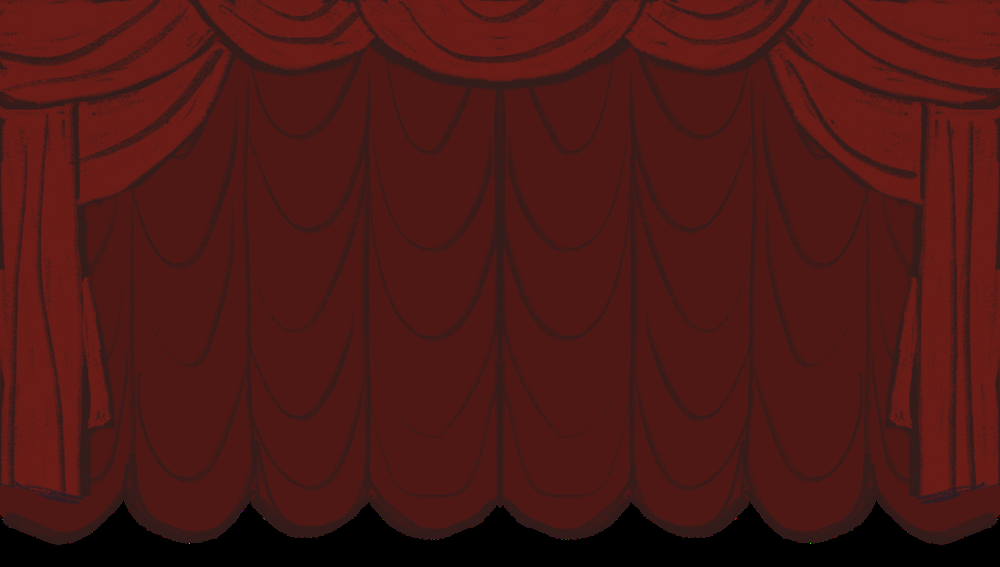
#> input picture sources/environ/curtains.png, 1000 x 567 px, shrunk from 2100 x 1190 before the run
$ python -i image_preparation.py   (imports and definitions only)   (older library calls are emulated)
#> lines starting #> are read from the running program, lines starting #| are printed output that depends on the picture; after the words box and inside, x2 and y2 are one past the last pixel; in counts of white or black regions, pixels touching at a corner belong together
import cv2
import os
import numpy as np
from PIL import Image
from scipy.ndimage import gaussian_filter
from math import ceil
from numpy.typing import NDArray


def sobelOperator(img_array: NDArray[np.float64]) -> NDArray[np.uint8]:
    """
    Castom realization of Sobel operator.

    Args:
        img_array: Input array of float64 pixel values (grayscale).

    Returns:
        grad: Gradient matrix.
    """

    # sobel kernels
    sobel_x = np.array([[-1, 0, 1], [-2, 0, 2], [-1, 0, 1]])
    sobel_y = np.array([[-1, -2, -1], [0, 0, 0], [1, 2, 1]])

    # computing the convolution
    rows, cols = img_array.shape
    gradient_x = np.zeros_like(img_array)
    gradient_y = np.zeros_like(img_array)

    for i in range(1, rows-1):
        for j in range(1, cols-1):
            gradient_x[i, j] = np.sum(img_array[i - 1:i + 2, j - 1:j + 2] * sobel_x)
            gradient_y[i, j] = np.sum(img_array[i - 1:i + 2, j - 1:j + 2] * sobel_y)

    # calculate the gradient and apply thresholding
    gradient = np.sqrt(gradient_x**2 + gradient_y**2)
    gradient = np.clip(gradient, 0, 255).astype(np.uint8)

    return gradient


def prepareObjectImage(
        input_image_path: str,
        threshold_flood: int=50,
        need_castom_sobel: bool=False,
        relative_flood_seed_points: list[tuple[float, float]]=[(0, 0), (0.99, 0.99)],
        need_save: bool=False,
        output_path: str | None=None,
    ) -> Image.Image | None:
    """
    Подготовка изображения объекта

    The implementation of the algorithm for background deletion is based on the article [Простой фильтр для автоматического удаления фона с изображений] by ArXen42.
    Original: https://habr.com/ru/articles/353890/

    Args:
        input_image_path: Путь к входному изображению
        threshold_flood: Пороговое значение заливки
        output_path: Путь для сохранения результата
        need_save: Булевый параметр, сигнализирующий о необходимости сохранять изображение

        input_image_path: Path to the input image;
        threshold_flood: Flood threshold;
        need_castom_sobel: Boolean parameter indicating whether to use castom Sobel operator;
        relative_flood_seed_points: List of relative coordinates of seedpoints for flooding;
        need_save: Boolean parameter indicating whether to save the result;
        output_path: Path to save the output.

    Returns:
        trimmed_result_image: Resulting trimmed image with deleted background.
    """
#> called with input_image_path = 'sources/environ/curtains.png', threshold_flood = 50, need_castom_sobel = False, need_save = False
    try:
        image = cv2.imread(input_image_path)
#> image is the input picture: shape (567, 1000, 3); mean B, G, R 20.3, 23.9, 76.6
        if not np.any(image):
            raise Exception(f"File not found: {input_image_path}.")
        image_grey = cv2.cvtColor(image, cv2.COLOR_BGR2GRAY)
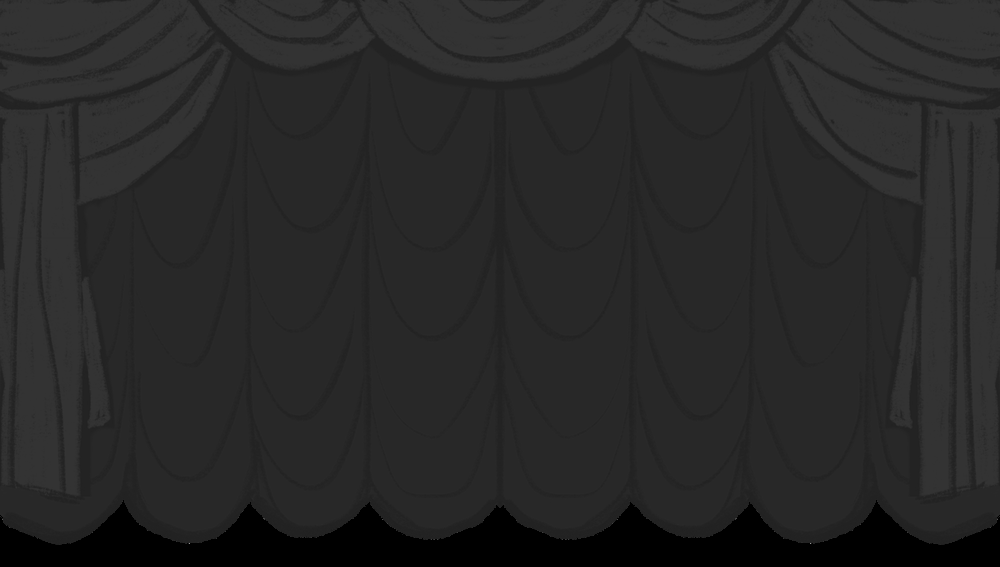
#> image_grey: shape (567, 1000); min 0, max 150, mean 39.2

        if need_castom_sobel:
            # castom Sobel
            blurred_array = gaussian_filter(np.array(image_grey, dtype=np.float64), sigma=1.2) # sigma controls the degree of blur (1.2-1.5)
            magnitude = sobelOperator(blurred_array)
        else:
            gradient_x = cv2.Sobel(image_grey, cv2.CV_64F, 1, 0, ksize=3)
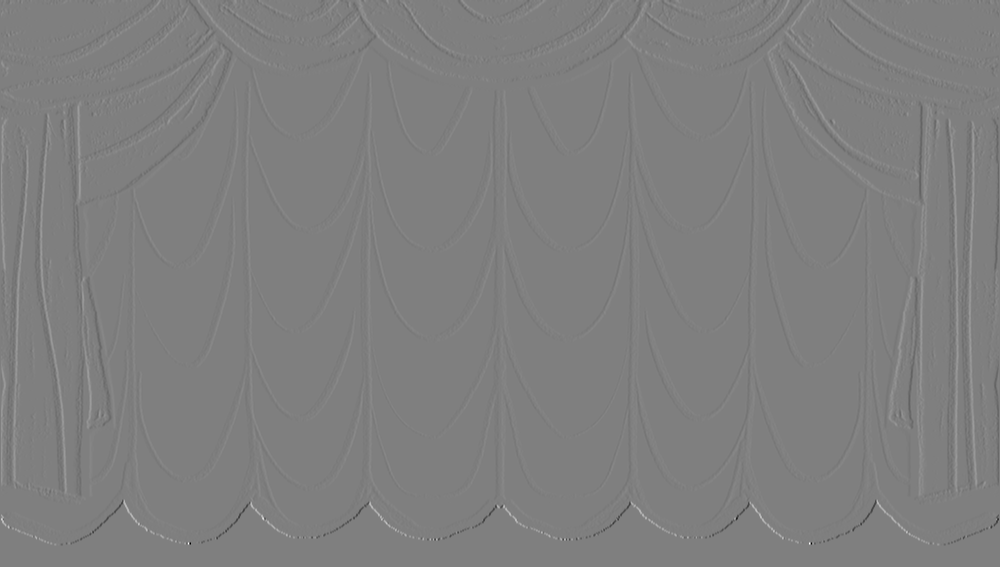
#> gradient_x: shape (567, 1000) float64; min -303, max 303, mean 0; drawn with min black and max white
            gradient_y = cv2.Sobel(image_grey, cv2.CV_64F, 0, 1, ksize=3)
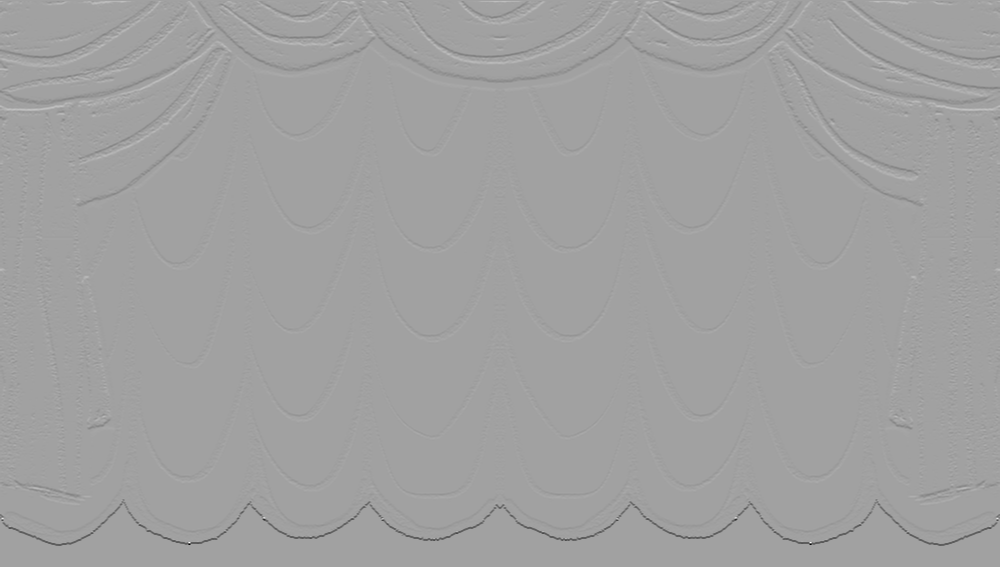
#> gradient_y: shape (567, 1000) float64; min -331, max 193, mean -0.7; drawn with min black and max white
            magnitude = np.zeros_like(gradient_x, dtype=np.float64)
            cv2.magnitude(gradient_x, gradient_y, magnitude)

        magnitude += 50 # adding a constant for correct filling
        magnitude = cv2.convertScaleAbs(magnitude) # convert to uint8 for display
        alpha_mask = magnitude.copy()

        amask_h, amask_w = alpha_mask.shape
#> amask_h = 567; amask_w = 1000
        element_size = int(round(np.sqrt(amask_h * amask_w) / 300))  # rounding
#> element_size = 3
        element_size = element_size if element_size % 2 != 0 else element_size + 1  # to guarantee odd numbers
        element_size = max(3, min(element_size, 20)) # size limitation
        ellipse_kernel = cv2.getStructuringElement(cv2.MORPH_ELLIPSE, (element_size, element_size))
#> ellipse_kernel = [[0, 1, 0], [1, 1, 1], [0, 1, 0]]

        if need_castom_sobel:
            # additional preprocessing to provide sharper contours
            cv2.morphologyEx(alpha_mask, cv2.MORPH_DILATE, ellipse_kernel, alpha_mask)
            cv2.morphologyEx(alpha_mask, cv2.MORPH_ERODE, ellipse_kernel, alpha_mask)

        # filling the outer area (result very sensitive to loDiff and upDiff)
        mask = np.zeros((amask_h + 2, amask_w + 2), np.uint8)
        # starting points for filling (upper left corner and upper right corner, to enshure correct filling)
        fill_color = 0
        for relative_seed in relative_flood_seed_points:
            seed = (
                ceil(relative_seed[0]*amask_w),
                ceil(relative_seed[1]*amask_h)
            )
            cv2.floodFill(
                alpha_mask,
                mask,
                seed,
                fill_color,
                loDiff=threshold_flood,
                upDiff=threshold_flood,
                flags=cv2.FLOODFILL_FIXED_RANGE,
                )
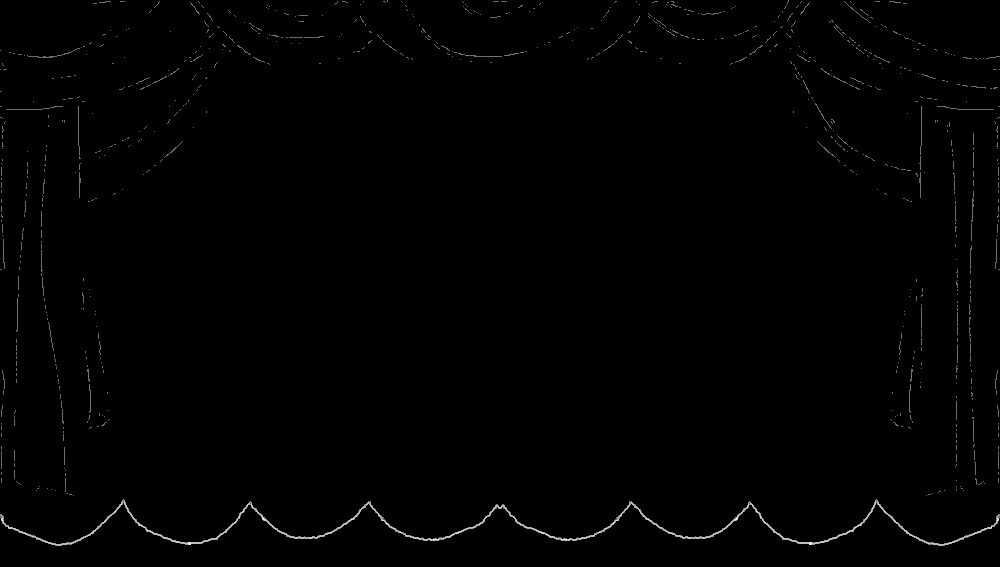
#> alpha_mask: shape (567, 1000); min 0, max 255, mean 1.5

        cv2.morphologyEx(alpha_mask, cv2.MORPH_DILATE, ellipse_kernel, alpha_mask)
        cv2.morphologyEx(alpha_mask, cv2.MORPH_ERODE, ellipse_kernel, alpha_mask) # compensate initial dilate
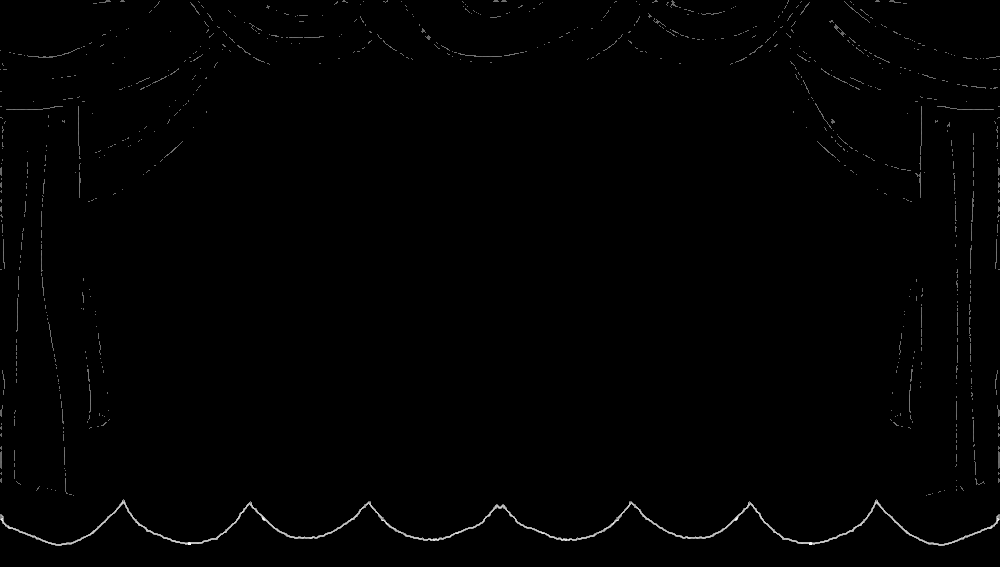
#> alpha_mask: shape (567, 1000); min 0, max 255, mean 1.6
        cv2.morphologyEx(alpha_mask, cv2.MORPH_OPEN, ellipse_kernel, alpha_mask, iterations=3) # remove noise
#> alpha_mask: shape (567, 1000); 1.2% of pixels changed, all inside (x1, y1, x2, y2) = (0, 0, 1000, 546)
        cv2.morphologyEx(alpha_mask, cv2.MORPH_ERODE, ellipse_kernel, alpha_mask, iterations=3) # contour correction

        _, alpha_mask = cv2.threshold(alpha_mask, 0, 255, cv2.THRESH_BINARY)
        b, g, r = cv2.split(image)
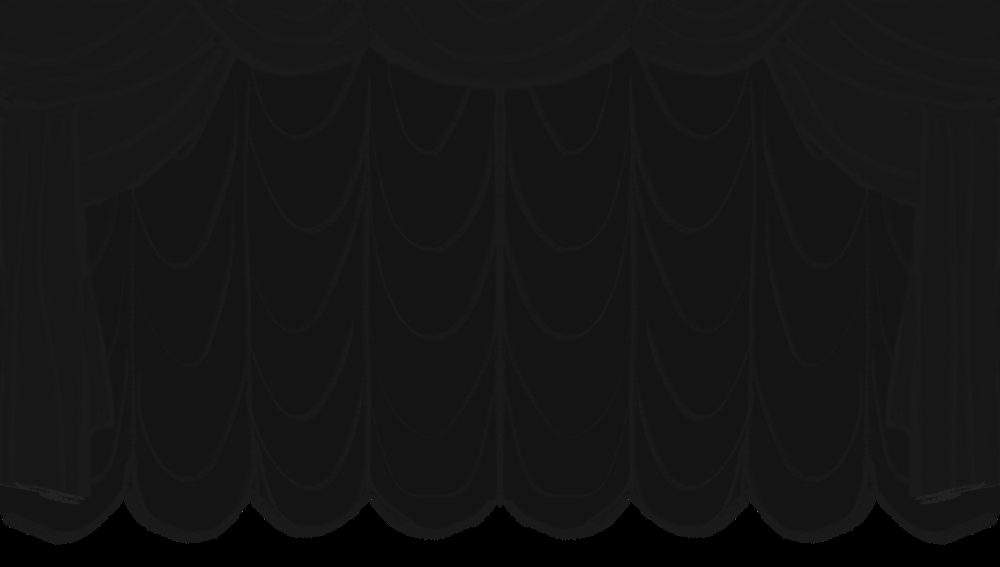
#> b: shape (567, 1000); min 0, max 127, mean 20.3
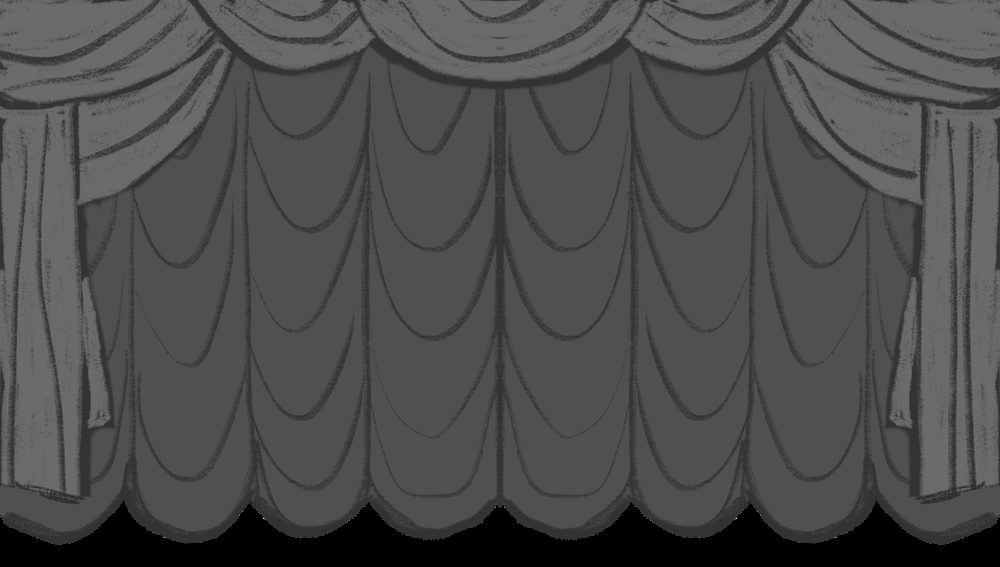
#> r: shape (567, 1000); min 0, max 255, mean 76.6
        array_without_background = cv2.merge((b, g, r, alpha_mask))

        # BGR -> RGB
        result_array_rgba = cv2.cvtColor(array_without_background, cv2.COLOR_BGRA2RGBA)
        # array -> image
        result_image_for_PIL = Image.fromarray(result_array_rgba, "RGBA")
        # crop blank sides of the image
        trimmed_result_image = result_image_for_PIL.crop(result_image_for_PIL.getbbox())

        # save result
        if need_save:
            if output_path == None:
                # Path without extension
                path_without_extension = os.path.splitext(input_image_path)[0]
                # Extension
                extension = os.path.splitext(input_image_path)[1]
                output_path = path_without_extension + "_prepared" + extension
            trimmed_result_image.save(output_path)
            print(f"prepareObjectImage -> Image without background is saved at: {output_path}")

        return trimmed_result_image

    except Exception as e:
        print(f"prepareObjectImage -> Error: {e}")

>>> result = prepareObjectImage('sources/environ/curtains.png')
